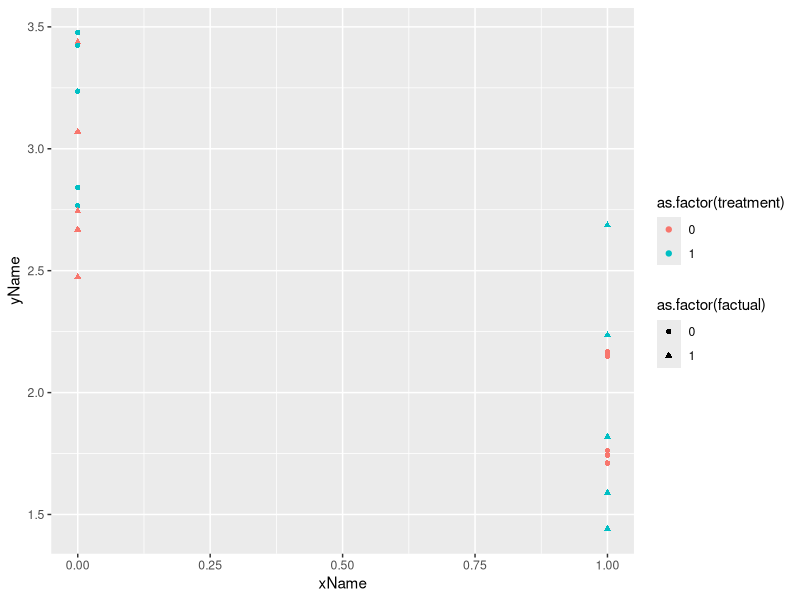

Write R code to recreate this figure.
# data for scatter plot
# this is just placeholder data for testing
# TODO: replace data with proper sim

n <- 10
y0 <- rnorm(n, 3, 0.5)
y1 <- rnorm(n, 2, 0.5)

z <- rep(0:1, n)
# factual <- sort(rep(0:1, n))
pair_id <- rep(seq_len(n), 2)

.data <- data.frame(
    xName = sort(rep(0:1, n)), #jitter(sort(rep(0:1, n))),
    yName = c(y0, y1),
    y = c(rep("y0", n), rep("y1", n)),
    treatment = z,
    factual = as.integer(z == sort(rep(0:1, n))),
    pair_id = pair_id
)
ggplot2::ggplot(
  .data, 
  ggplot2::aes(x = xName, y = yName, color = as.factor(treatment), 
               shape = as.factor(factual), group = factual)) + 
  ggplot2::geom_point()

# readr::write_csv(.data, '../_site/d3/pairing/data/point-data.csv')

library(dplyr)

.dataLines <- .data %>%
  select(xName, yName, y, pair_id, treatment) %>% 
  tidyr::pivot_wider(names_from = y, values_from = c(xName, yName))

# readr::write_csv(.dataLines, '../_site/d3/pairing/data/line-data.csv')
